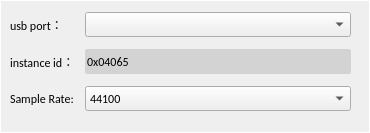
     <widget class="QGroupBox" name="Group6_S7">
      <property name="sizePolicy">
       <sizepolicy hsizetype="Expanding" vsizetype="Expanding">
        <horstretch>0</horstretch>
        <verstretch>0</verstretch>
       </sizepolicy>
      </property>
      <property name="maximumSize">
       <size>
        <width>16777215</width>
        <height>250</height>
       </size>
      </property>
      <property name="font">
       <font>
        <family>Calibri</family>
        <pointsize>10</pointsize>
        <weight>3</weight>
        <italic>false</italic>
        <bold>false</bold>
       </font>
      </property>
      <property name="styleSheet">
       <string notr="true">QGroupBox{
	font: 25 10pt &quot;Calibri&quot;;
	color: white;
	border: 1px solid white;
}
</string>
      </property>
      <property name="title">
       <string/>
      </property>
      <property name="flat">
       <bool>true</bool>
      </property>
      <property name="checkable">
       <bool>false</bool>
      </property>
      <widget class="QWidget" name="formLayoutWidget_6">
       <property name="geometry">
        <rect>
         <x>0</x>
         <y>0</y>
         <width>361</width>
         <height>124</height>
        </rect>
       </property>
       <layout class="QFormLayout" name="formLayout_S7">
        <property name="fieldGrowthPolicy">
         <enum>QFormLayout::ExpandingFieldsGrow</enum>
        </property>
        <property name="horizontalSpacing">
         <number>10</number>
        </property>
        <property name="verticalSpacing">
         <number>10</number>
        </property>
        <property name="leftMargin">
         <number>10</number>
        </property>
        <property name="topMargin">
         <number>10</number>
        </property>
        <property name="rightMargin">
         <number>10</number>
        </property>
        <property name="bottomMargin">
         <number>10</number>
        </property>
        <item row="0" column="0">
         <widget class="QLabel" name="transports">
          <property name="font">
           <font>
            <family>Calibri</family>
            <pointsize>9</pointsize>
           </font>
          </property>
          <property name="layoutDirection">
           <enum>Qt::LeftToRight</enum>
          </property>
          <property name="frameShadow">
           <enum>QFrame::Plain</enum>
          </property>
          <property name="text">
           <string>usb port：</string>
          </property>
          <property name="textFormat">
           <enum>Qt::AutoText</enum>
          </property>
          <property name="scaledContents">
           <bool>false</bool>
          </property>
          <property name="wordWrap">
           <bool>false</bool>
          </property>
         </widget>
        </item>
        <item row="0" column="1">
         <widget class="QComboBox" name="transports_list">
          <property name="enabled">
           <bool>true</bool>
          </property>
          <property name="sizePolicy">
           <sizepolicy hsizetype="Expanding" vsizetype="Expanding">
            <horstretch>0</horstretch>
            <verstretch>0</verstretch>
           </sizepolicy>
          </property>
          <property name="minimumSize">
           <size>
            <width>0</width>
            <height>0</height>
           </size>
          </property>
          <property name="maximumSize">
           <size>
            <width>16777215</width>
            <height>25</height>
           </size>
          </property>
          <property name="font">
           <font>
            <family>Calibri</family>
            <pointsize>9</pointsize>
           </font>
          </property>
          <property name="styleSheet">
           <string notr="true">QComboBox
{
	color: black;
}

QComboBox QAbstractItemView
{
     border: 1px solid rgb(161,161,161);
}

QComboBox QAbstractItemView::item
{
    height: 24px;
}

QComboBox QAbstractItemView::item:selected
{	
    background-color: rgba(54, 98, 180);
}</string>
          </property>
         </widget>
        </item>
        <item row="1" column="0">
         <widget class="QLabel" name="header">
          <property name="font">
           <font>
            <family>Calibri</family>
            <pointsize>9</pointsize>
           </font>
          </property>
          <property name="layoutDirection">
           <enum>Qt::LeftToRight</enum>
          </property>
          <property name="frameShadow">
           <enum>QFrame::Plain</enum>
          </property>
          <property name="text">
           <string>instance id：</string>
          </property>
          <property name="textFormat">
           <enum>Qt::AutoText</enum>
          </property>
          <property name="scaledContents">
           <bool>false</bool>
          </property>
          <property name="wordWrap">
           <bool>false</bool>
          </property>
         </widget>
        </item>
        <item row="1" column="1">
         <widget class="QLineEdit" name="header_lineEdit">
          <property name="sizePolicy">
           <sizepolicy hsizetype="Expanding" vsizetype="Fixed">
            <horstretch>0</horstretch>
            <verstretch>0</verstretch>
           </sizepolicy>
          </property>
          <property name="minimumSize">
           <size>
            <width>0</width>
            <height>0</height>
           </size>
          </property>
          <property name="maximumSize">
           <size>
            <width>16777215</width>
            <height>25</height>
           </size>
          </property>
          <property name="font">
           <font>
            <family>Calibri</family>
            <pointsize>9</pointsize>
            <weight>50</weight>
            <italic>false</italic>
            <bold>false</bold>
           </font>
          </property>
          <property name="styleSheet">
           <string notr="true">QLineEdit{
        color: black;
        border-color: darkGray;
        border-style: solid;
        border-radius: 2;
        padding: 2 px;
        background-color: lightGray;
}

QLineEdit::disabled {
	color: gray;
}
QLineEdit::enabled {
	color: black;
}</string>
          </property>
          <property name="text">
           <string>0x04065</string>
          </property>
         </widget>
        </item>
        <item row="2" column="0">
         <widget class="QLabel" name="s7_rate">
          <property name="font">
           <font>
            <family>Calibri</family>
            <pointsize>9</pointsize>
           </font>
          </property>
          <property name="layoutDirection">
           <enum>Qt::LeftToRight</enum>
          </property>
          <property name="frameShadow">
           <enum>QFrame::Plain</enum>
          </property>
          <property name="text">
           <string>Sample Rate:</string>
          </property>
          <property name="textFormat">
           <enum>Qt::AutoText</enum>
          </property>
          <property name="scaledContents">
           <bool>false</bool>
          </property>
          <property name="wordWrap">
           <bool>false</bool>
          </property>
         </widget>
        </item>
        <item row="2" column="1">
         <widget class="QComboBox" name="s7_rate_list">
          <property name="sizePolicy">
           <sizepolicy hsizetype="Expanding" vsizetype="Expanding">
            <horstretch>0</horstretch>
            <verstretch>0</verstretch>
           </sizepolicy>
          </property>
          <property name="minimumSize">
           <size>
            <width>0</width>
            <height>0</height>
           </size>
          </property>
          <property name="maximumSize">
           <size>
            <width>16777215</width>
            <height>25</height>
           </size>
          </property>
          <property name="font">
           <font>
            <family>Calibri</family>
            <pointsize>9</pointsize>
           </font>
          </property>
          <property name="styleSheet">
           <string notr="true">QComboBox
{
	color: black;
}

QComboBox QAbstractItemView
{
     border: 1px solid rgb(161,161,161);
}

QComboBox QAbstractItemView::item
{
    height: 24px;
}

QComboBox QAbstractItemView::item:selected
{	
    background-color: rgba(54, 98, 180);
}</string>
          </property>
          <property name="frame">
           <bool>true</bool>
          </property>
          <item>
           <property name="text">
            <string>44100</string>
           </property>
          </item>
          <item>
           <property name="text">
            <string>48000</string>
           </property>
          </item>
         </widget>
        </item>
       </layout>
      </widget>
     </widget>
